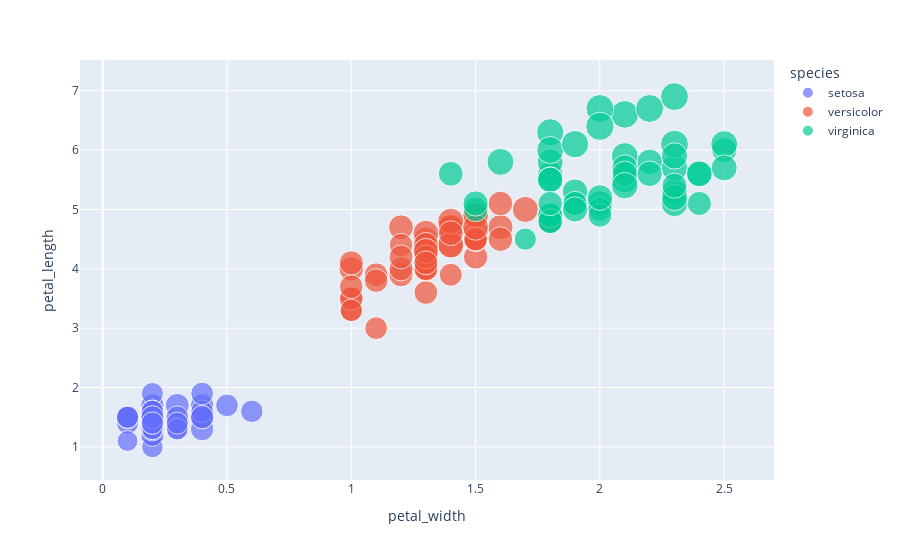

Notebook code for this chart:
### Code cell
fig = px.scatter(iris, x='petal_width', y='petal_length', color='species', size='sepal_length')
fig.show()

### Figure 1 — Plotly figure (JSON) as saved in the notebook; plotly's stock layout.template omitted (floating-point values rounded to 4 significant figures)
{"data": [{"hovertemplate": "species=setosa<br>petal_width=%{x}<br>petal_length=%{y}<br>sepal_length=%{marker.size}<extra></extra>", "legendgroup": "setosa", "marker": {"color": "#636efa", "size": [5.1, 4.9, 4.7, 4.6, 5, 5.4, 4.6, 5, 4.4, 4.9, 5.4, 4.8, 4.8, 4.3, 5.8, 5.7, 5.4, 5.1, 5.7, 5.1, 5.4, 5.1, 4.6, 5.1, 4.8, 5, 5, 5.2, 5.2, 4.7, 4.8, 5.4, 5.2, 5.5, 4.9, 5, 5.5, 4.9, 4.4, 5.1, 5, 4.5, 4.4, 5, 5.1, 4.8, 5.1, 4.6, 5.3, 5], "sizemode": "area", "sizeref": 0.01975, "symbol": "circle"}, "mode": "markers", "name": "setosa", "orientation": "v", "showlegend": true, "type": "scatter", "x": [0.2, 0.2, 0.2, 0.2, 0.2, 0.4, 0.3, 0.2, 0.2, 0.1, 0.2, 0.2, 0.1, 0.1, 0.2, 0.4, 0.4, 0.3, 0.3, 0.3, 0.2, 0.4, 0.2, 0.5, 0.2, 0.2, 0.4, 0.2, 0.2, 0.2, 0.2, 0.4, 0.1, 0.2, 0.1, 0.2, 0.2, 0.1, 0.2, 0.2, 0.3, 0.3, 0.2, 0.6, 0.4, 0.3, 0.2, 0.2, 0.2, 0.2], "xaxis": "x", "y": [1.4, 1.4, 1.3, 1.5, 1.4, 1.7, 1.4, 1.5, 1.4, 1.5, 1.5, 1.6, 1.4, 1.1, 1.2, 1.5, 1.3, 1.4, 1.7, 1.5, 1.7, 1.5, 1, 1.7, 1.9, 1.6, 1.6, 1.5, 1.4, 1.6, 1.6, 1.5, 1.5, 1.4, 1.5, 1.2, 1.3, 1.5, 1.3, 1.5, 1.3, 1.3, 1.3, 1.6, 1.9, 1.4, 1.6, 1.4, 1.5, 1.4], "yaxis": "y"}, {"hovertemplate": "species=versicolor<br>petal_width=%{x}<br>petal_length=%{y}<br>sepal_length=%{marker.size}<extra></extra>", "legendgroup": "versicolor", "marker": {"color": "#EF553B", "size": [7, 6.4, 6.9, 5.5, 6.5, 5.7, 6.3, 4.9, 6.6, 5.2, 5, 5.9, 6, 6.1, 5.6, 6.7, 5.6, 5.8, 6.2, 5.6, 5.9, 6.1, 6.3, 6.1, 6.4, 6.6, 6.8, 6.7, 6, 5.7, 5.5, 5.5, 5.8, 6, 5.4, 6, 6.7, 6.3, 5.6, 5.5, 5.5, 6.1, 5.8, 5, 5.6, 5.7, 5.7, 6.2, 5.1, 5.7], "sizemode": "area", "sizeref": 0.01975, "symbol": "circle"}, "mode": "markers", "name": "versicolor", "orientation": "v", "showlegend": true, "type": "scatter", "x": [1.4, 1.5, 1.5, 1.3, 1.5, 1.3, 1.6, 1, 1.3, 1.4, 1, 1.5, 1, 1.4, 1.3, 1.4, 1.5, 1, 1.5, 1.1, 1.8, 1.3, 1.5, 1.2, 1.3, 1.4, 1.4, 1.7, 1.5, 1, 1.1, 1, 1.2, 1.6, 1.5, 1.6, 1.5, 1.3, 1.3, 1.3, 1.2, 1.4, 1.2, 1, 1.3, 1.2, 1.3, 1.3, 1.1, 1.3], "xaxis": "x", "y": [4.7, 4.5, 4.9, 4, 4.6, 4.5, 4.7, 3.3, 4.6, 3.9, 3.5, 4.2, 4, 4.7, 3.6, 4.4, 4.5, 4.1, 4.5, 3.9, 4.8, 4, 4.9, 4.7, 4.3, 4.4, 4.8, 5, 4.5, 3.5, 3.8, 3.7, 3.9, 5.1, 4.5, 4.5, 4.7, 4.4, 4.1, 4, 4.4, 4.6, 4, 3.3, 4.2, 4.2, 4.2, 4.3, 3, 4.1], "yaxis": "y"}, {"hovertemplate": "species=virginica<br>petal_width=%{x}<br>petal_length=%{y}<br>sepal_length=%{marker.size}<extra></extra>", "legendgroup": "virginica", "marker": {"color": "#00cc96", "size": [6.3, 5.8, 7.1, 6.3, 6.5, 7.6, 4.9, 7.3, 6.7, 7.2, 6.5, 6.4, 6.8, 5.7, 5.8, 6.4, 6.5, 7.7, 7.7, 6, 6.9, 5.6, 7.7, 6.3, 6.7, 7.2, 6.2, 6.1, 6.4, 7.2, 7.4, 7.9, 6.4, 6.3, 6.1, 7.7, 6.3, 6.4, 6, 6.9, 6.7, 6.9, 5.8, 6.8, 6.7, 6.7, 6.3, 6.5, 6.2, 5.9], "sizemode": "area", "sizeref": 0.01975, "symbol": "circle"}, "mode": "markers", "name": "virginica", "orientation": "v", "showlegend": true, "type": "scatter", "x": [2.5, 1.9, 2.1, 1.8, 2.2, 2.1, 1.7, 1.8, 1.8, 2.5, 2, 1.9, 2.1, 2, 2.4, 2.3, 1.8, 2.2, 2.3, 1.5, 2.3, 2, 2, 1.8, 2.1, 1.8, 1.8, 1.8, 2.1, 1.6, 1.9, 2, 2.2, 1.5, 1.4, 2.3, 2.4, 1.8, 1.8, 2.1, 2.4, 2.3, 1.9, 2.3, 2.5, 2.3, 1.9, 2, 2.3, 1.8], "xaxis": "x", "y": [6, 5.1, 5.9, 5.6, 5.8, 6.6, 4.5, 6.3, 5.8, 6.1, 5.1, 5.3, 5.5, 5, 5.1, 5.3, 5.5, 6.7, 6.9, 5, 5.7, 4.9, 6.7, 4.9, 5.7, 6, 4.8, 4.9, 5.6, 5.8, 6.1, 6.4, 5.6, 5.1, 5.6, 6.1, 5.6, 5.5, 4.8, 5.4, 5.6, 5.1, 5.1, 5.9, 5.7, 5.2, 5, 5.2, 5.4, 5.1], "yaxis": "y"}], "layout": {"legend": {"itemsizing": "constant", "title": {"text": "species"}, "tracegroupgap": 0}, "margin": {"t": 60}, "xaxis": {"anchor": "y", "domain": [0, 1], "title": {"text": "petal_width"}}, "yaxis": {"anchor": "x", "domain": [0, 1], "title": {"text": "petal_length"}}}}
